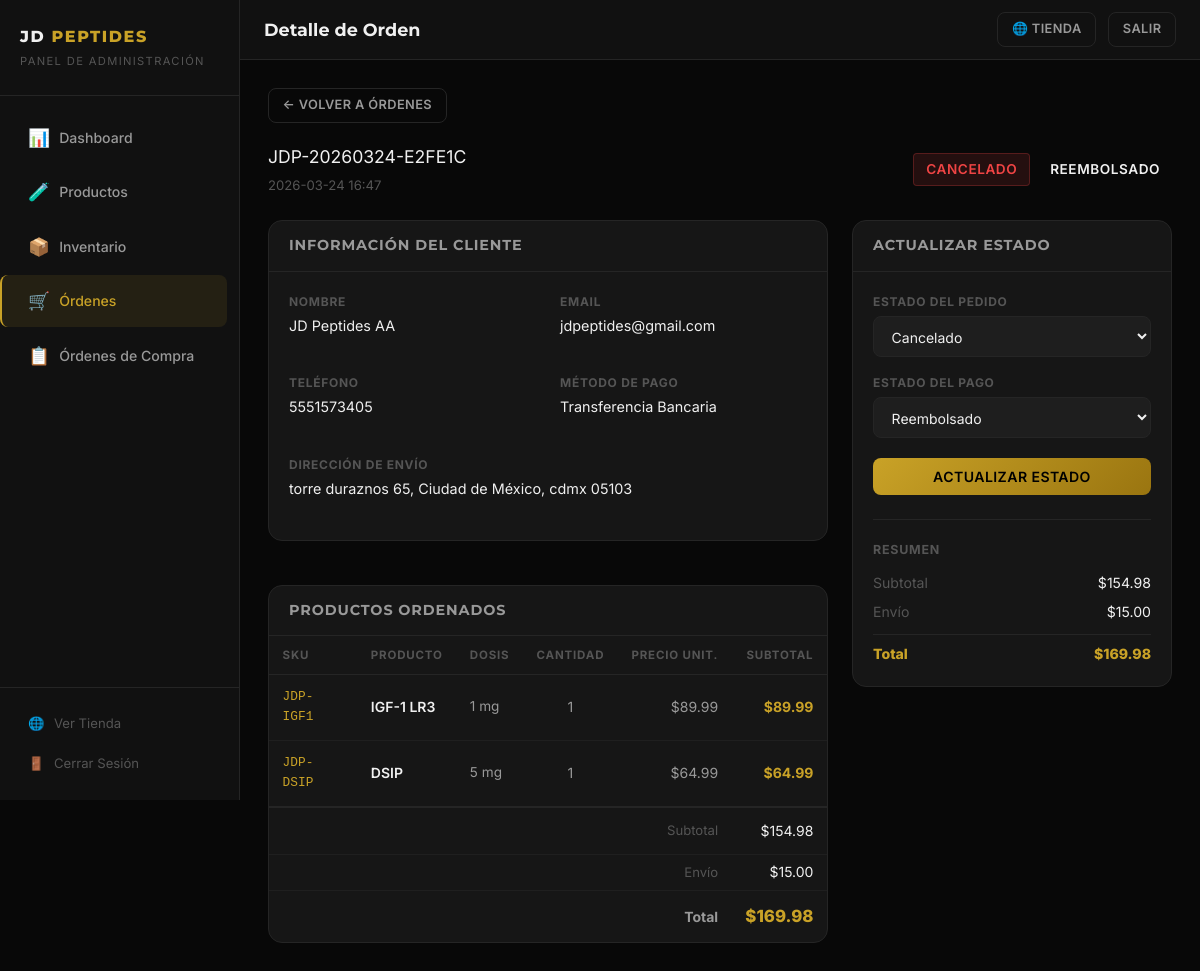
/admin/ordenes/1 (signed in), run on the app's committed database.
### tables this page shows
CREATE TABLE orders (
    id INTEGER PRIMARY KEY AUTOINCREMENT,
    order_number TEXT UNIQUE NOT NULL,
    customer_name TEXT NOT NULL,
    customer_email TEXT NOT NULL,
    customer_phone TEXT,
    address TEXT,
    city TEXT,
    state TEXT,
    zip_code TEXT,
    payment_method TEXT,
    notes TEXT,
    subtotal REAL,
    shipping REAL DEFAULT 0,
    total REAL,
    status TEXT DEFAULT 'nuevo',
    payment_status TEXT DEFAULT 'pendiente',
    created_at TEXT DEFAULT (datetime('now'))
);

CREATE TABLE order_items (
    id INTEGER PRIMARY KEY AUTOINCREMENT,
    order_id INTEGER NOT NULL,
    product_id INTEGER NOT NULL,
    product_name TEXT NOT NULL,
    product_sku TEXT,
    dose TEXT,
    quantity INTEGER NOT NULL,
    unit_price REAL NOT NULL,
    subtotal REAL NOT NULL,
    FOREIGN KEY (order_id) REFERENCES orders(id),
    FOREIGN KEY (product_id) REFERENCES products(id)
);

### app.py (the view)
@app.route('/admin/ordenes/<int:oid>')
@admin_required
def admin_orden_detalle(oid):
    order = query_db("SELECT * FROM orders WHERE id=?", (oid,), one=True)
    if not order:
        flash('Orden no encontrada.', 'error')
        return redirect(url_for('admin_ordenes'))
    items = query_db("SELECT * FROM order_items WHERE order_id=?", (oid,))
    return render_template('admin/orden_detalle.html', order=order, items=items)

### app.py (called while the page is built)
def get_db():
    db = getattr(g, '_database', None)
    if db is None:
        os.makedirs(os.path.dirname(DATABASE), exist_ok=True)
        db = g._database = sqlite3.connect(DATABASE)
        db.row_factory = sqlite3.Row
        db.execute("PRAGMA foreign_keys = ON")
    return db

@app.teardown_appcontext
def close_connection(exception):
    db = getattr(g, '_database', None)
    if db is not None:
        db.close()

def query_db(query, args=(), one=False):
    cur = get_db().execute(query, args)
    rv = cur.fetchall()
    cur.close()
    return (rv[0] if rv else None) if one else rv

def admin_required(f):
    @wraps(f)
    def decorated(*args, **kwargs):
        if not session.get('admin_logged_in'):
            return redirect(url_for('admin_login'))
        return f(*args, **kwargs)
    return decorated

### templates/admin/orden_detalle.html (shortened to what this page needs)
{% extends "admin/base.html" %}
{% block page_title %}Detalle de Orden{% endblock %}
{% block content %}
<div style="margin-bottom:1.25rem">
  <a href="{{ url_for('admin_ordenes') }}" class="btn btn-ghost btn-sm">← Volver a Órdenes</a>
</div>
<div style="display:flex;justify-content:space-between;align-items:center;flex-wrap:wrap;gap:1rem;margin-bottom:1.5rem">
  <div>
    <div class="mono" style="font-size:1.1rem;margin-bottom:0.25rem">{{ order['order_number'] }}</div>
    <div style="font-size:0.82rem;color:var(--text3)">{{ order['created_at'][:16] }}</div>
  </div>
  <div style="display:flex;gap:0.5rem;flex-wrap:wrap;align-items:center">
    <span class="badge status-{{ order['status'] }}" style="font-size:0.85rem;padding:0.3rem 0.75rem">{{ order['status'] }}</span>
    <span class="badge status-{{ order['payment_status'] }}" style="font-size:0.85rem;padding:0.3rem 0.75rem">{{ order['payment_status'] }}</span>
  </div>
</div>
<div class="order-detail-grid">
  <div style="display:flex;flex-direction:column;gap:1.25rem">
    <div class="admin-card">
      <div class="admin-card-header"><h3>Información del Cliente</h3></div>
      <div class="admin-card-body">
        <dl class="info-list">
          <div class="info-block">
            <dt>Nombre</dt>
            <dd>{{ order['customer_name'] }}</dd>
          </div>
          <div class="info-block">
            <dt>Email</dt>
            <dd>{{ order['customer_email'] }}</dd>
          </div>
          <div class="info-block">
            <dt>Teléfono</dt>
            <dd>{{ order['customer_phone'] or '—' }}</dd>
          </div>
          <div class="info-block">
            <dt>Método de pago</dt>
            <dd>{{ order['payment_method'] }}</dd>
          </div>
          <div class="info-block" style="grid-column:1/-1">
            <dt>Dirección de envío</dt>
            <dd>{{ order['address'] }}, {{ order['city'] }}{% if order['state'] %}, {{ order['state'] }}{% endif %}{% if order['zip_code'] %} {{ order['zip_code'] }}{% endif %}</dd>
          </div>
        </dl>
      </div>
    </div>
    <div class="admin-card">
      <div class="admin-card-header"><h3>Productos Ordenados</h3></div>
      <div style="overflow-x:auto">
        <table class="admin-table">
          <thead>
            <tr>
              <th>SKU</th>
              <th>Producto</th>
              <th>Dosis</th>
              <th style="text-align:center">Cantidad</th>
              <th style="text-align:right">Precio Unit.</th>
              <th style="text-align:right">Subtotal</th>
            </tr>
          </thead>
          <tbody>
            {% for item in items %}
              <tr>
                <td class="mono" style="font-size:0.8rem">{{ item['product_sku'] or '—' }}</td>
                <td class="strong">{{ item['product_name'] }}</td>
                <td style="font-size:0.85rem;color:var(--text2)">{{ item['dose'] }}</td>
                <td style="text-align:center">{{ item['quantity'] }}</td>
                <td style="text-align:right">${{ "%.2f"|format(item['unit_price']) }}</td>
                <td style="text-align:right;color:var(--gold);font-weight:700">${{ "%.2f"|format(item['subtotal']) }}</td>
              </tr>
            {% endfor %}
          </tbody>
          <tfoot>
            <tr style="border-top:2px solid var(--border)">
              <td colspan="5" style="text-align:right;padding:0.75rem 0.85rem;font-size:0.82rem;color:var(--text3)">Subtotal</td>
              <td style="text-align:right;padding:0.75rem 0.85rem;color:var(--text)">${{ "%.2f"|format(order['subtotal']) }}</td>
            </tr>
            <tr>
              <td colspan="5" style="text-align:right;padding:0.4rem 0.85rem;font-size:0.82rem;color:var(--text3)">Envío</td>
              <td style="text-align:right;padding:0.4rem 0.85rem;color:var(--text)">
                {% if order['shipping'] == 0 %}Gratis{% else %}${{ "%.2f"|format(order['shipping']) }}{% endif %}
              </td>
            </tr>
            <tr>
              <td colspan="5" style="text-align:right;padding:0.75rem 0.85rem;font-weight:700">Total</td>
              <td style="text-align:right;padding:0.75rem 0.85rem;color:var(--gold);font-weight:800;font-size:1.05rem">
                ${{ "%.2f"|format(order['total']) }}
              </td>
            </tr>
          </tfoot>
        </table>
      </div>
    </div>
  </div>
  <div>
    <div class="admin-card" style="position:sticky;top:80px">
      <div class="admin-card-header"><h3>Actualizar Estado</h3></div>
      <div class="admin-card-body">
        <form method="POST" action="{{ url_for('admin_actualizar_estado', oid=order['id']) }}">
          <div class="admin-form-group" style="margin-bottom:1rem">
            <label class="admin-label">Estado del Pedido</label>
            <select name="status" class="admin-input">
              <option value="cancelado"   {% if order['status'] == 'cancelado' %}selected{% endif %}>Cancelado</option>
            </select>
          </div>
          <div class="admin-form-group" style="margin-bottom:1.25rem">
            <label class="admin-label">Estado del Pago</label>
            <select name="payment_status" class="admin-input">
              <option value="reembolsado" {% if order['payment_status'] == 'reembolsado' %}selected{% endif %}>Reembolsado</option>
            </select>
          </div>
          <button type="submit" class="btn btn-gold btn-block">Actualizar Estado</button>
        </form>
        <div style="margin-top:1.5rem;padding-top:1.25rem;border-top:1px solid var(--border)">
          <div style="font-size:0.78rem;font-weight:700;color:var(--text3);text-transform:uppercase;letter-spacing:0.06em;margin-bottom:0.75rem">
            Resumen
          </div>
          <div style="display:flex;flex-direction:column;gap:0.4rem;font-size:0.88rem">
            <div style="display:flex;justify-content:space-between">
              <span style="color:var(--text3)">Subtotal</span>
              <span>${{ "%.2f"|format(order['subtotal']) }}</span>
            </div>
            <div style="display:flex;justify-content:space-between">
              <span style="color:var(--text3)">Envío</span>
              <span>{% if order['shipping'] == 0 %}Gratis{% else %}${{ "%.2f"|format(order['shipping']) }}{% endif %}</span>
            </div>
            <div style="display:flex;justify-content:space-between;font-weight:800;color:var(--gold);margin-top:0.25rem;padding-top:0.5rem;border-top:1px solid var(--border)">
              <span>Total</span>
              <span>${{ "%.2f"|format(order['total']) }}</span>
            </div>
          </div>
        </div>
      </div>
    </div>
  </div>
</div>
{% endblock %}

### static/css/style.css (style rules this page uses)
:root { --bg: #080808; --bg2: #111111; --bg3: #161616; --bg4: #1e1e1e; --gold: #c9a227; --gold-light: #ddb940; --gold-dark: #9a7510; --text: #f0f0f0; --text2: #999999; --text3: #555555; --border: #252525; --green: #22c55e; --red: #ef4444; --orange: #f97316; --radius: 8px; --radius-lg: 14px; --shadow: 0 4px 24px rgba(0,0,0,0.5); --shadow-gold:0 0 20px rgba(201,162,39,0.25); --transition: 0.25s ease; }
*, *::before, *::after { box-sizing: border-box; margin: 0; padding: 0; }
html { scroll-behavior: smooth; }
body { font-family: 'Inter', system-ui, -apple-system, 'Segoe UI', sans-serif; background: var(--bg); color: var(--text); line-height: 1.6; font-size: 15px; min-height: 100vh; display: flex; flex-direction: column; }
a { color: var(--gold); text-decoration: none; transition: color var(--transition); }
input, textarea, select, button { font-family: inherit; font-size: inherit; }
h1, h2, h3, h4, h5 { font-family: 'Montserrat', system-ui, sans-serif; font-weight: 700; line-height: 1.2; color: var(--text); }
h3 { font-size: 1.25rem; }
.badge { display: inline-block; padding: 0.2rem 0.6rem; border-radius: 4px; font-size: 0.72rem; font-weight: 600; letter-spacing: 0.04em; text-transform: uppercase; }
.btn { display: inline-flex; align-items: center; gap: 0.4rem; padding: 0.65rem 1.4rem; border-radius: var(--radius); font-weight: 600; font-size: 0.88rem; letter-spacing: 0.03em; cursor: pointer; border: none; transition: all var(--transition); text-transform: uppercase; }
.btn-gold { background: linear-gradient(135deg, var(--gold), var(--gold-dark)); color: #000; }
.btn-ghost { background: transparent; border: 1px solid var(--border); color: var(--text2); }
.btn-sm { padding: 0.4rem 0.85rem; font-size: 0.8rem; }
.btn-block { width: 100%; justify-content: center; }
.admin-card { background: var(--bg3); border: 1px solid var(--border); border-radius: var(--radius-lg); overflow: hidden; margin-bottom: 1.5rem; }
.admin-card-header { padding: 1rem 1.25rem; border-bottom: 1px solid var(--border); display: flex; align-items: center; justify-content: space-between; gap: 1rem; flex-wrap: wrap; }
.admin-card-header h3 { font-size: 0.9rem; text-transform: uppercase; letter-spacing: 0.06em; color: var(--text2); }
.admin-card-body { padding: 1.25rem; }
.admin-table { width: 100%; border-collapse: collapse; font-size: 0.875rem; }
.admin-table th { padding: 0.6rem 0.85rem; text-align: left; font-size: 0.72rem; font-weight: 700; color: var(--text3); text-transform: uppercase; letter-spacing: 0.07em; border-bottom: 1px solid var(--border); white-space: nowrap; }
.admin-table td { padding: 0.75rem 0.85rem; border-bottom: 1px solid rgba(37,37,37,0.6); vertical-align: middle; color: var(--text2); }
.admin-table tr:last-child td { border-bottom: none; }
.admin-table .strong { font-weight: 600; color: var(--text); }
.admin-table .mono { font-family: monospace; font-size: 0.82rem; color: var(--gold); }
.admin-input { width: 100%; background: var(--bg4); border: 1px solid var(--border); color: var(--text); padding: 0.6rem 0.85rem; border-radius: var(--radius); transition: border-color var(--transition), box-shadow var(--transition); font-size: 0.875rem; }
.admin-input::placeholder { color: var(--text3); }
.admin-label { display: block; font-size: 0.75rem; font-weight: 700; color: var(--text3); text-transform: uppercase; letter-spacing: 0.06em; margin-bottom: 0.35rem; }
.admin-form-group { margin-bottom: 0; }
.status-cancelado { background: rgba(239,68,68,0.12); color: var(--red); border: 1px solid rgba(239,68,68,0.25); }
.order-detail-grid { display: grid; grid-template-columns: 1fr 320px; gap: 1.5rem; align-items: start; }
.info-block { margin-bottom: 1.25rem; }
.info-block dt { font-size: 0.75rem; font-weight: 700; color: var(--text3); text-transform: uppercase; letter-spacing: 0.06em; margin-bottom: 0.2rem; }
.info-block dd { color: var(--text); font-size: 0.9rem; }
dl.info-list { display: grid; grid-template-columns: 1fr 1fr; gap: 1rem 1.5rem; }

### data on the page
orders: order_number "JDP-20260324-E2FE1C", created_at "2026-03-24 16:47", status "CANCELADO", payment_status "REEMBOLSADO", customer_name "JD Peptides AA", customer_email "jdpeptides@gmail.com", customer_phone "5551573405", payment_method "Transferencia Bancaria", address "torre duraznos 65", city "Ciudad de México", state "cdmx", zip_code "05103", subtotal "154.98", shipping "15.00", total "169.98", status "Cancelado", payment_status "Reembolsado"
order_items: product_sku "JDP-IGF1", product_name "IGF-1 LR3", dose "1 mg", quantity "1", unit_price "89.99", subtotal "89.99"
order_items: product_sku "JDP-DSIP", product_name "DSIP", dose "5 mg", quantity "1", unit_price "64.99", subtotal "64.99"
